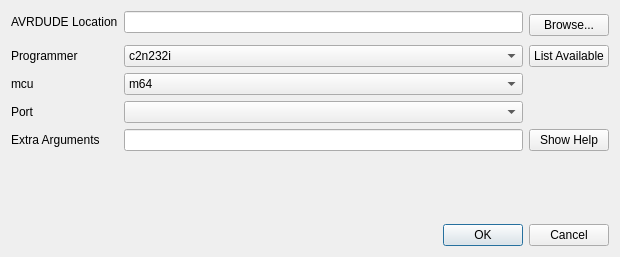
<?xml version="1.0" encoding="UTF-8"?>
<ui version="4.0">
 <class>burnConfigDialog</class>
 <widget class="QDialog" name="burnConfigDialog">
  <property name="geometry">
   <rect>
    <x>0</x>
    <y>0</y>
    <width>620</width>
    <height>257</height>
   </rect>
  </property>
  <property name="windowTitle">
   <string>AVRDUDE Configuration</string>
  </property>
  <property name="windowIcon">
   <iconset resource="eepe.qrc">
    <normaloff>:/images/configure.png</normaloff>:/images/configure.png</iconset>
  </property>
  <layout class="QGridLayout" name="gridLayout_2">
   <item row="0" column="0">
    <layout class="QGridLayout" name="gridLayout">
     <item row="0" column="2">
      <widget class="QLineEdit" name="avrdude_location">
       <property name="toolTip">
        <string>Location of AVRDUDE executable</string>
       </property>
       <property name="whatsThis">
        <string>The location of the AVRDUDE.EXE executable.</string>
       </property>
       <property name="text">
        <string notr="true"/>
       </property>
      </widget>
     </item>
     <item row="0" column="4" rowspan="2">
      <widget class="QPushButton" name="pushButton">
       <property name="whatsThis">
        <string>Use this button to browse and look for the AVRDUDE.EXE executable file.</string>
       </property>
       <property name="text">
        <string>Browse...</string>
       </property>
      </widget>
     </item>
     <item row="2" column="0">
      <widget class="QLabel" name="label_2">
       <property name="text">
        <string>Programmer</string>
       </property>
       <property name="alignment">
        <set>Qt::AlignLeading|Qt::AlignLeft|Qt::AlignVCenter</set>
       </property>
      </widget>
     </item>
     <item row="2" column="2">
      <widget class="QComboBox" name="avrdude_programmer">
       <property name="whatsThis">
        <string>Programmer used for communicating with the controller.
Please consult the programmer's documentation and the AVRDUDE documentation to select the appropriate programmer.</string>
       </property>
       <property name="insertPolicy">
        <enum>QComboBox::InsertAlphabetically</enum>
       </property>
       <item>
        <property name="text">
         <string notr="true">c2n232i</string>
        </property>
       </item>
       <item>
        <property name="text">
         <string notr="true">dasa3</string>
        </property>
       </item>
       <item>
        <property name="text">
         <string notr="true">dasa</string>
        </property>
       </item>
       <item>
        <property name="text">
         <string notr="true">siprog</string>
        </property>
       </item>
       <item>
        <property name="text">
         <string notr="true">ponyser</string>
        </property>
       </item>
       <item>
        <property name="text">
         <string notr="true">89isp</string>
        </property>
       </item>
       <item>
        <property name="text">
         <string notr="true">frank-stk200</string>
        </property>
       </item>
       <item>
        <property name="text">
         <string notr="true">blaster</string>
        </property>
       </item>
       <item>
        <property name="text">
         <string notr="true">ere-isp-avr</string>
        </property>
       </item>
       <item>
        <property name="text">
         <string notr="true">atisp</string>
        </property>
       </item>
       <item>
        <property name="text">
         <string notr="true">dapa</string>
        </property>
       </item>
       <item>
        <property name="text">
         <string notr="true">xil</string>
        </property>
       </item>
       <item>
        <property name="text">
         <string notr="true">futurlec</string>
        </property>
       </item>
       <item>
        <property name="text">
         <string notr="true">abcmini</string>
        </property>
       </item>
       <item>
        <property name="text">
         <string notr="true">picoweb</string>
        </property>
       </item>
       <item>
        <property name="text">
         <string notr="true">sp12</string>
        </property>
       </item>
       <item>
        <property name="text">
         <string notr="true">alf</string>
        </property>
       </item>
       <item>
        <property name="text">
         <string notr="true">bascom</string>
        </property>
       </item>
       <item>
        <property name="text">
         <string notr="true">dt006</string>
        </property>
       </item>
       <item>
        <property name="text">
         <string notr="true">pony-stk200</string>
        </property>
       </item>
       <item>
        <property name="text">
         <string notr="true">stk200</string>
        </property>
       </item>
       <item>
        <property name="text">
         <string notr="true">bsd</string>
        </property>
       </item>
       <item>
        <property name="text">
         <string notr="true">pavr</string>
        </property>
       </item>
       <item>
        <property name="text">
         <string notr="true">dragon_pdi</string>
        </property>
       </item>
       <item>
        <property name="text">
         <string notr="true">dragon_dw</string>
        </property>
       </item>
       <item>
        <property name="text">
         <string notr="true">dragon_hvsp</string>
        </property>
       </item>
       <item>
        <property name="text">
         <string notr="true">dragon_pp</string>
        </property>
       </item>
       <item>
        <property name="text">
         <string notr="true">dragon_isp</string>
        </property>
       </item>
       <item>
        <property name="text">
         <string notr="true">dragon_jtag</string>
        </property>
       </item>
       <item>
        <property name="text">
         <string notr="true">jtag2pdi</string>
        </property>
       </item>
       <item>
        <property name="text">
         <string notr="true">jtag2avr32</string>
        </property>
       </item>
       <item>
        <property name="text">
         <string notr="true">jtagmkII_avr32</string>
        </property>
       </item>
       <item>
        <property name="text">
         <string notr="true">jtag2dw</string>
        </property>
       </item>
       <item>
        <property name="text">
         <string notr="true">jtag2isp</string>
        </property>
       </item>
       <item>
        <property name="text">
         <string notr="true">jtag2</string>
        </property>
       </item>
       <item>
        <property name="text">
         <string notr="true">jtag2fast</string>
        </property>
       </item>
       <item>
        <property name="text">
         <string notr="true">jtag2slow</string>
        </property>
       </item>
       <item>
        <property name="text">
         <string notr="true">jtagmkII</string>
        </property>
       </item>
       <item>
        <property name="text">
         <string notr="true">jtag1slow</string>
        </property>
       </item>
       <item>
        <property name="text">
         <string notr="true">jtag1</string>
        </property>
       </item>
       <item>
        <property name="text">
         <string notr="true">jtagmkI</string>
        </property>
       </item>
       <item>
        <property name="text">
         <string notr="true">avr911</string>
        </property>
       </item>
       <item>
        <property name="text">
         <string notr="true">avr109</string>
        </property>
       </item>
       <item>
        <property name="text">
         <string notr="true">butterfly</string>
        </property>
       </item>
       <item>
        <property name="text">
         <string notr="true">usbtiny</string>
        </property>
       </item>
       <item>
        <property name="text">
         <string notr="true">usbasp</string>
        </property>
       </item>
       <item>
        <property name="text">
         <string notr="true">avr910</string>
        </property>
       </item>
       <item>
        <property name="text">
         <string notr="true">stk600hvsp</string>
        </property>
       </item>
       <item>
        <property name="text">
         <string notr="true">stk600pp</string>
        </property>
       </item>
       <item>
        <property name="text">
         <string notr="true">stk600</string>
        </property>
       </item>
       <item>
        <property name="text">
         <string notr="true">stk500hvsp</string>
        </property>
       </item>
       <item>
        <property name="text">
         <string notr="true">stk500pp</string>
        </property>
       </item>
       <item>
        <property name="text">
         <string notr="true">stk500v2</string>
        </property>
       </item>
       <item>
        <property name="text">
         <string notr="true">mib510</string>
        </property>
       </item>
       <item>
        <property name="text">
         <string notr="true">stk500v1</string>
        </property>
       </item>
       <item>
        <property name="text">
         <string notr="true">stk500</string>
        </property>
       </item>
       <item>
        <property name="text">
         <string notr="true">buspirate</string>
        </property>
       </item>
       <item>
        <property name="text">
         <string notr="true">avrisp2</string>
        </property>
       </item>
       <item>
        <property name="text">
         <string notr="true">avrispmkII</string>
        </property>
       </item>
       <item>
        <property name="text">
         <string notr="true">avrispv2</string>
        </property>
       </item>
       <item>
        <property name="text">
         <string notr="true">avrisp</string>
        </property>
       </item>
       <item>
        <property name="text">
         <string notr="true">arduino</string>
        </property>
       </item>
      </widget>
     </item>
     <item row="2" column="4">
      <widget class="QPushButton" name="pushButton_3">
       <property name="whatsThis">
        <string>List all available programmers.</string>
       </property>
       <property name="text">
        <string>List Available</string>
       </property>
      </widget>
     </item>
     <item row="5" column="2">
      <widget class="QLineEdit" name="avrArgs">
       <property name="toolTip">
        <string>Extra arguments that will be passed to AVRDUDE on every call</string>
       </property>
       <property name="whatsThis">
        <string>Extra arguments used in AVRDUDE.
This can be used for providing extra information to AVRDUDE.

Please only use this if you know what you are doing.  There are no error checks and you could cripple your controller.</string>
       </property>
       <property name="text">
        <string notr="true"/>
       </property>
      </widget>
     </item>
     <item row="5" column="0">
      <widget class="QLabel" name="label_3">
       <property name="text">
        <string>Extra Arguments</string>
       </property>
       <property name="alignment">
        <set>Qt::AlignLeading|Qt::AlignLeft|Qt::AlignVCenter</set>
       </property>
      </widget>
     </item>
     <item row="5" column="4">
      <widget class="QPushButton" name="pushButton_4">
       <property name="whatsThis">
        <string>Show AVRDUDE help</string>
       </property>
       <property name="text">
        <string>Show Help</string>
       </property>
      </widget>
     </item>
     <item row="4" column="2">
      <widget class="QComboBox" name="avrdude_port">
       <property name="whatsThis">
        <string>Communication port to the programmer.
</string>
       </property>
       <item>
        <property name="text">
         <string notr="true"/>
        </property>
       </item>
       <item>
        <property name="text">
         <string notr="true">usb</string>
        </property>
       </item>
       <item>
        <property name="text">
         <string notr="true">com1</string>
        </property>
       </item>
       <item>
        <property name="text">
         <string notr="true">com2</string>
        </property>
       </item>
       <item>
        <property name="text">
         <string notr="true">com3</string>
        </property>
       </item>
       <item>
        <property name="text">
         <string notr="true">com4</string>
        </property>
       </item>
       <item>
        <property name="text">
         <string notr="true">lpt1</string>
        </property>
       </item>
       <item>
        <property name="text">
         <string notr="true">lpt2</string>
        </property>
       </item>
       <item>
        <property name="text">
         <string notr="true">lpt3</string>
        </property>
       </item>
       <item>
        <property name="text">
         <string notr="true">lpt4</string>
        </property>
       </item>
       <item>
        <property name="text">
         <string>avrdoper</string>
        </property>
       </item>
      </widget>
     </item>
     <item row="4" column="0">
      <widget class="QLabel" name="label_5">
       <property name="text">
        <string>Port</string>
       </property>
       <property name="alignment">
        <set>Qt::AlignLeading|Qt::AlignLeft|Qt::AlignVCenter</set>
       </property>
      </widget>
     </item>
     <item row="0" column="0">
      <widget class="QLabel" name="label">
       <property name="text">
        <string>AVRDUDE Location</string>
       </property>
       <property name="alignment">
        <set>Qt::AlignLeading|Qt::AlignLeft|Qt::AlignVCenter</set>
       </property>
      </widget>
     </item>
     <item row="3" column="0">
      <widget class="QLabel" name="label_4">
       <property name="text">
        <string>mcu</string>
       </property>
       <property name="alignment">
        <set>Qt::AlignLeading|Qt::AlignLeft|Qt::AlignVCenter</set>
       </property>
      </widget>
     </item>
     <item row="3" column="2">
      <widget class="QComboBox" name="avrdude_mcu">
       <property name="whatsThis">
        <string>Programmer used for communicating with the controller.
Please consult the programmer's documentation and the AVRDUDE documentation to select the appropriate programmer.</string>
       </property>
       <property name="insertPolicy">
        <enum>QComboBox::InsertAlphabetically</enum>
       </property>
       <item>
        <property name="text">
         <string>m64</string>
        </property>
       </item>
       <item>
        <property name="text">
         <string>m128</string>
        </property>
       </item>
       <item>
        <property name="text">
         <string>m328p</string>
        </property>
       </item>
      </widget>
     </item>
    </layout>
   </item>
   <item row="2" column="0">
    <widget class="QDialogButtonBox" name="buttonBox">
     <property name="orientation">
      <enum>Qt::Horizontal</enum>
     </property>
     <property name="standardButtons">
      <set>QDialogButtonBox::Cancel|QDialogButtonBox::Ok</set>
     </property>
     <property name="centerButtons">
      <bool>false</bool>
     </property>
    </widget>
   </item>
   <item row="1" column="0">
    <spacer name="verticalSpacer">
     <property name="orientation">
      <enum>Qt::Vertical</enum>
     </property>
     <property name="sizeHint" stdset="0">
      <size>
       <width>20</width>
       <height>40</height>
      </size>
     </property>
    </spacer>
   </item>
  </layout>
 </widget>
 <resources>
  <include location="eepe.qrc"/>
 </resources>
 <connections>
  <connection>
   <sender>buttonBox</sender>
   <signal>rejected()</signal>
   <receiver>burnConfigDialog</receiver>
   <slot>reject()</slot>
   <hints>
    <hint type="sourcelabel">
     <x>316</x>
     <y>260</y>
    </hint>
    <hint type="destinationlabel">
     <x>286</x>
     <y>274</y>
    </hint>
   </hints>
  </connection>
  <connection>
   <sender>buttonBox</sender>
   <signal>accepted()</signal>
   <receiver>burnConfigDialog</receiver>
   <slot>accept()</slot>
   <hints>
    <hint type="sourcelabel">
     <x>248</x>
     <y>254</y>
    </hint>
    <hint type="destinationlabel">
     <x>157</x>
     <y>274</y>
    </hint>
   </hints>
  </connection>
 </connections>
</ui>
